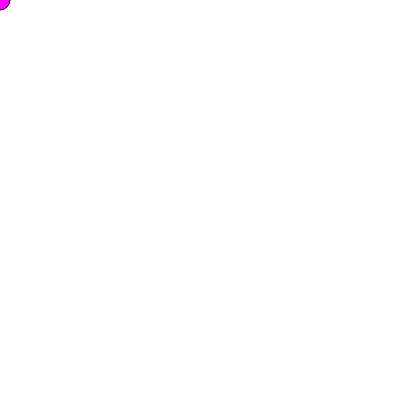
Frame 1 (no input)
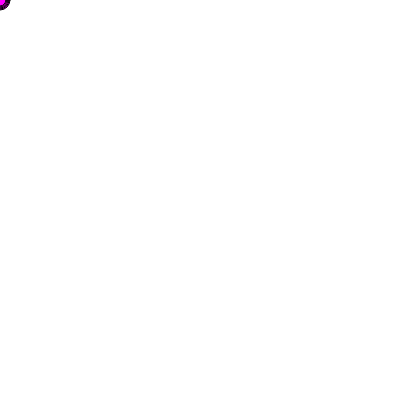
Frame 60 (no input)
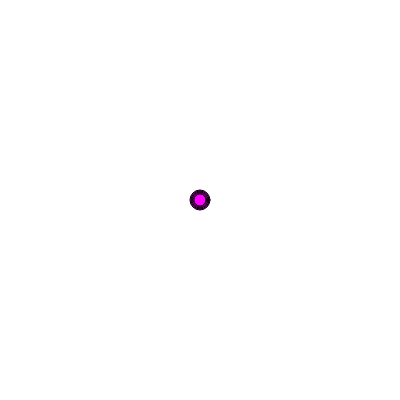
Frame 120 (the mouse pressed at the canvas centre since frame 60)

The p5.js sketch that drew these frames (run headless with seeded random() and noise() and a simulated clock; from frame 60 on, the mouse is pressed at the canvas centre):

// p5.js sketch
// ── sketch.js
let mouseXPosition = []
let mouseYPosition = []
let circleDiameter = []

function setup(){
    createCanvas(400, 400);
}

function draw(){
    background(255);
    fill(255,0, 255)
    mouseXPosition.push(mouseX)
    mouseYPosition.push(mouseY)
    circleDiameter.push(20)
    for (let i = 0; i < mouseXPosition.length; i++){
        circle(mouseXPosition[i], mouseYPosition[i], circleDiameter[i]- (2 * i))
    }
    if (mouseXPosition.length === 5){
        mouseXPosition.shift()
        mouseYPosition.shift()
    }

}
